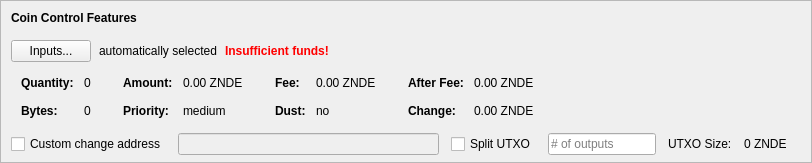
    <widget class="QFrame" name="frameCoinControl">
     <property name="sizePolicy">
      <sizepolicy hsizetype="Expanding" vsizetype="Expanding">
       <horstretch>0</horstretch>
       <verstretch>0</verstretch>
      </sizepolicy>
     </property>
     <property name="maximumSize">
      <size>
       <width>16777215</width>
       <height>16777215</height>
      </size>
     </property>
     <property name="frameShape">
      <enum>QFrame::StyledPanel</enum>
     </property>
     <property name="frameShadow">
      <enum>QFrame::Sunken</enum>
     </property>
     <layout class="QVBoxLayout" name="verticalLayoutCoinControl2">
      <property name="spacing">
       <number>0</number>
      </property>
      <property name="leftMargin">
       <number>0</number>
      </property>
      <property name="topMargin">
       <number>0</number>
      </property>
      <property name="rightMargin">
       <number>0</number>
      </property>
      <property name="bottomMargin">
       <number>6</number>
      </property>
      <item>
       <layout class="QVBoxLayout" name="verticalLayoutCoinControl" stretch="0,0,0,0,1">
        <property name="spacing">
         <number>0</number>
        </property>
        <property name="leftMargin">
         <number>10</number>
        </property>
        <property name="topMargin">
         <number>10</number>
        </property>
        <item>
         <layout class="QHBoxLayout" name="horizontalLayoutCoinControl1">
          <property name="bottomMargin">
           <number>15</number>
          </property>
          <item>
           <widget class="QLabel" name="labelCoinControlFeatures">
            <property name="sizePolicy">
             <sizepolicy hsizetype="Preferred" vsizetype="Maximum">
              <horstretch>0</horstretch>
              <verstretch>0</verstretch>
             </sizepolicy>
            </property>
            <property name="font">
             <font>
              <weight>75</weight>
              <bold>true</bold>
             </font>
            </property>
            <property name="styleSheet">
             <string notr="true">font-weight:bold;</string>
            </property>
            <property name="text">
             <string>Coin Control Features</string>
            </property>
           </widget>
          </item>
         </layout>
        </item>
        <item>
         <layout class="QHBoxLayout" name="horizontalLayoutCoinControl2" stretch="0,0,0,0">
          <property name="spacing">
           <number>8</number>
          </property>
          <property name="bottomMargin">
           <number>10</number>
          </property>
          <item>
           <widget class="QPushButton" name="pushButtonCoinControl">
            <property name="styleSheet">
             <string notr="true"/>
            </property>
            <property name="text">
             <string>Inputs...</string>
            </property>
            <property name="autoDefault">
             <bool>false</bool>
            </property>
           </widget>
          </item>
          <item>
           <widget class="QLabel" name="labelCoinControlAutomaticallySelected">
            <property name="text">
             <string>automatically selected</string>
            </property>
            <property name="margin">
             <number>5</number>
            </property>
           </widget>
          </item>
          <item>
           <widget class="QLabel" name="labelCoinControlInsuffFunds">
            <property name="font">
             <font>
              <weight>75</weight>
              <bold>true</bold>
             </font>
            </property>
            <property name="styleSheet">
             <string notr="true">color:red;font-weight:bold;</string>
            </property>
            <property name="text">
             <string>Insufficient funds!</string>
            </property>
            <property name="margin">
             <number>5</number>
            </property>
           </widget>
          </item>
          <item>
           <spacer name="horizontalSpacerCoinControl">
            <property name="orientation">
             <enum>Qt::Horizontal</enum>
            </property>
            <property name="sizeHint" stdset="0">
             <size>
              <width>40</width>
              <height>1</height>
             </size>
            </property>
           </spacer>
          </item>
         </layout>
        </item>
        <item>
         <widget class="QWidget" name="widgetCoinControl" native="true">
          <property name="sizePolicy">
           <sizepolicy hsizetype="Preferred" vsizetype="Preferred">
            <horstretch>0</horstretch>
            <verstretch>0</verstretch>
           </sizepolicy>
          </property>
          <property name="minimumSize">
           <size>
            <width>0</width>
            <height>0</height>
           </size>
          </property>
          <property name="styleSheet">
           <string notr="true"/>
          </property>
          <layout class="QHBoxLayout" name="horizontalLayoutCoinControl5">
           <property name="leftMargin">
            <number>0</number>
           </property>
           <property name="topMargin">
            <number>0</number>
           </property>
           <property name="rightMargin">
            <number>0</number>
           </property>
           <property name="bottomMargin">
            <number>0</number>
           </property>
           <item>
            <layout class="QHBoxLayout" name="horizontalLayoutCoinControl3" stretch="0,0,0,1">
             <property name="spacing">
              <number>20</number>
             </property>
             <property name="topMargin">
              <number>0</number>
             </property>
             <property name="bottomMargin">
              <number>10</number>
             </property>
             <item>
              <layout class="QFormLayout" name="formLayoutCoinControl1">
               <property name="horizontalSpacing">
                <number>10</number>
               </property>
               <property name="verticalSpacing">
                <number>14</number>
               </property>
               <property name="leftMargin">
                <number>10</number>
               </property>
               <property name="topMargin">
                <number>4</number>
               </property>
               <property name="rightMargin">
                <number>6</number>
               </property>
               <item row="0" column="0">
                <widget class="QLabel" name="labelCoinControlQuantityText">
                 <property name="font">
                  <font>
                   <weight>75</weight>
                   <bold>true</bold>
                  </font>
                 </property>
                 <property name="text">
                  <string>Quantity:</string>
                 </property>
                 <property name="margin">
                  <number>0</number>
                 </property>
                </widget>
               </item>
               <item row="0" column="1">
                <widget class="QLabel" name="labelCoinControlQuantity">
                 <property name="cursor">
                  <cursorShape>IBeamCursor</cursorShape>
                 </property>
                 <property name="contextMenuPolicy">
                  <enum>Qt::ActionsContextMenu</enum>
                 </property>
                 <property name="text">
                  <string notr="true">0</string>
                 </property>
                 <property name="margin">
                  <number>0</number>
                 </property>
                 <property name="textInteractionFlags">
                  <set>Qt::LinksAccessibleByMouse|Qt::TextSelectableByKeyboard|Qt::TextSelectableByMouse</set>
                 </property>
                </widget>
               </item>
               <item row="1" column="0">
                <widget class="QLabel" name="labelCoinControlBytesText">
                 <property name="font">
                  <font>
                   <weight>75</weight>
                   <bold>true</bold>
                  </font>
                 </property>
                 <property name="text">
                  <string>Bytes:</string>
                 </property>
                </widget>
               </item>
               <item row="1" column="1">
                <widget class="QLabel" name="labelCoinControlBytes">
                 <property name="cursor">
                  <cursorShape>IBeamCursor</cursorShape>
                 </property>
                 <property name="contextMenuPolicy">
                  <enum>Qt::ActionsContextMenu</enum>
                 </property>
                 <property name="text">
                  <string notr="true">0</string>
                 </property>
                 <property name="textInteractionFlags">
                  <set>Qt::LinksAccessibleByMouse|Qt::TextSelectableByKeyboard|Qt::TextSelectableByMouse</set>
                 </property>
                </widget>
               </item>
              </layout>
             </item>
             <item>
              <layout class="QFormLayout" name="formLayoutCoinControl2">
               <property name="horizontalSpacing">
                <number>10</number>
               </property>
               <property name="verticalSpacing">
                <number>14</number>
               </property>
               <property name="leftMargin">
                <number>6</number>
               </property>
               <property name="topMargin">
                <number>4</number>
               </property>
               <property name="rightMargin">
                <number>6</number>
               </property>
               <item row="0" column="0">
                <widget class="QLabel" name="labelCoinControlAmountText">
                 <property name="font">
                  <font>
                   <weight>75</weight>
                   <bold>true</bold>
                  </font>
                 </property>
                 <property name="text">
                  <string>Amount:</string>
                 </property>
                 <property name="margin">
                  <number>0</number>
                 </property>
                </widget>
               </item>
               <item row="0" column="1">
                <widget class="QLabel" name="labelCoinControlAmount">
                 <property name="cursor">
                  <cursorShape>IBeamCursor</cursorShape>
                 </property>
                 <property name="contextMenuPolicy">
                  <enum>Qt::ActionsContextMenu</enum>
                 </property>
                 <property name="text">
                  <string notr="true">0.00 ZNDE</string>
                 </property>
                 <property name="textInteractionFlags">
                  <set>Qt::LinksAccessibleByMouse|Qt::TextSelectableByKeyboard|Qt::TextSelectableByMouse</set>
                 </property>
                </widget>
               </item>
               <item row="1" column="0">
                <widget class="QLabel" name="labelCoinControlPriorityText">
                 <property name="font">
                  <font>
                   <weight>75</weight>
                   <bold>true</bold>
                  </font>
                 </property>
                 <property name="text">
                  <string>Priority:</string>
                 </property>
                </widget>
               </item>
               <item row="1" column="1">
                <widget class="QLabel" name="labelCoinControlPriority">
                 <property name="cursor">
                  <cursorShape>IBeamCursor</cursorShape>
                 </property>
                 <property name="contextMenuPolicy">
                  <enum>Qt::ActionsContextMenu</enum>
                 </property>
                 <property name="text">
                  <string>medium</string>
                 </property>
                 <property name="textInteractionFlags">
                  <set>Qt::LinksAccessibleByMouse|Qt::TextSelectableByKeyboard|Qt::TextSelectableByMouse</set>
                 </property>
                </widget>
               </item>
              </layout>
             </item>
             <item>
              <layout class="QFormLayout" name="formLayoutCoinControl3">
               <property name="horizontalSpacing">
                <number>10</number>
               </property>
               <property name="verticalSpacing">
                <number>14</number>
               </property>
               <property name="leftMargin">
                <number>6</number>
               </property>
               <property name="topMargin">
                <number>4</number>
               </property>
               <property name="rightMargin">
                <number>6</number>
               </property>
               <item row="0" column="0">
                <widget class="QLabel" name="labelCoinControlFeeText">
                 <property name="font">
                  <font>
                   <weight>75</weight>
                   <bold>true</bold>
                  </font>
                 </property>
                 <property name="text">
                  <string>Fee:</string>
                 </property>
                 <property name="margin">
                  <number>0</number>
                 </property>
                </widget>
               </item>
               <item row="0" column="1">
                <widget class="QLabel" name="labelCoinControlFee">
                 <property name="cursor">
                  <cursorShape>IBeamCursor</cursorShape>
                 </property>
                 <property name="contextMenuPolicy">
                  <enum>Qt::ActionsContextMenu</enum>
                 </property>
                 <property name="text">
                  <string notr="true">0.00 ZNDE</string>
                 </property>
                 <property name="textInteractionFlags">
                  <set>Qt::LinksAccessibleByMouse|Qt::TextSelectableByKeyboard|Qt::TextSelectableByMouse</set>
                 </property>
                </widget>
               </item>
               <item row="1" column="0">
                <widget class="QLabel" name="labelCoinControlLowOutputText">
                 <property name="font">
                  <font>
                   <weight>75</weight>
                   <bold>true</bold>
                  </font>
                 </property>
                 <property name="text">
                  <string>Dust:</string>
                 </property>
                </widget>
               </item>
               <item row="1" column="1">
                <widget class="QLabel" name="labelCoinControlLowOutput">
                 <property name="cursor">
                  <cursorShape>IBeamCursor</cursorShape>
                 </property>
                 <property name="contextMenuPolicy">
                  <enum>Qt::ActionsContextMenu</enum>
                 </property>
                 <property name="text">
                  <string>no</string>
                 </property>
                 <property name="textInteractionFlags">
                  <set>Qt::LinksAccessibleByMouse|Qt::TextSelectableByKeyboard|Qt::TextSelectableByMouse</set>
                 </property>
                </widget>
               </item>
              </layout>
             </item>
             <item>
              <layout class="QFormLayout" name="formLayoutCoinControl4">
               <property name="horizontalSpacing">
                <number>10</number>
               </property>
               <property name="verticalSpacing">
                <number>14</number>
               </property>
               <property name="leftMargin">
                <number>6</number>
               </property>
               <property name="topMargin">
                <number>4</number>
               </property>
               <property name="rightMargin">
                <number>6</number>
               </property>
               <item row="0" column="0">
                <widget class="QLabel" name="labelCoinControlAfterFeeText">
                 <property name="font">
                  <font>
                   <weight>75</weight>
                   <bold>true</bold>
                  </font>
                 </property>
                 <property name="text">
                  <string>After Fee:</string>
                 </property>
                 <property name="margin">
                  <number>0</number>
                 </property>
                </widget>
               </item>
               <item row="0" column="1">
                <widget class="QLabel" name="labelCoinControlAfterFee">
                 <property name="cursor">
                  <cursorShape>IBeamCursor</cursorShape>
                 </property>
                 <property name="contextMenuPolicy">
                  <enum>Qt::ActionsContextMenu</enum>
                 </property>
                 <property name="text">
                  <string notr="true">0.00 ZNDE</string>
                 </property>
                 <property name="textInteractionFlags">
                  <set>Qt::LinksAccessibleByMouse|Qt::TextSelectableByKeyboard|Qt::TextSelectableByMouse</set>
                 </property>
                </widget>
               </item>
               <item row="1" column="0">
                <widget class="QLabel" name="labelCoinControlChangeText">
                 <property name="font">
                  <font>
                   <weight>75</weight>
                   <bold>true</bold>
                  </font>
                 </property>
                 <property name="text">
                  <string>Change:</string>
                 </property>
                </widget>
               </item>
               <item row="1" column="1">
                <widget class="QLabel" name="labelCoinControlChange">
                 <property name="cursor">
                  <cursorShape>IBeamCursor</cursorShape>
                 </property>
                 <property name="contextMenuPolicy">
                  <enum>Qt::ActionsContextMenu</enum>
                 </property>
                 <property name="text">
                  <string notr="true">0.00 ZNDE</string>
                 </property>
                 <property name="textInteractionFlags">
                  <set>Qt::LinksAccessibleByMouse|Qt::TextSelectableByKeyboard|Qt::TextSelectableByMouse</set>
                 </property>
                </widget>
               </item>
              </layout>
             </item>
            </layout>
           </item>
          </layout>
         </widget>
        </item>
        <item>
         <layout class="QHBoxLayout" name="horizontalLayoutCoinControl4" stretch="0,0,0,0,0,0,0">
          <property name="spacing">
           <number>12</number>
          </property>
          <property name="sizeConstraint">
           <enum>QLayout::SetDefaultConstraint</enum>
          </property>
          <property name="topMargin">
           <number>5</number>
          </property>
          <property name="rightMargin">
           <number>5</number>
          </property>
          <item>
           <widget class="QCheckBox" name="checkBoxCoinControlChange">
            <property name="toolTip">
             <string>If this is activated, but the change address is empty or invalid, change will be sent to a newly generated address.</string>
            </property>
            <property name="text">
             <string>Custom change address</string>
            </property>
           </widget>
          </item>
          <item>
           <widget class="QValidatedLineEdit" name="lineEditCoinControlChange">
            <property name="enabled">
             <bool>false</bool>
            </property>
            <property name="sizePolicy">
             <sizepolicy hsizetype="Expanding" vsizetype="Fixed">
              <horstretch>0</horstretch>
              <verstretch>0</verstretch>
             </sizepolicy>
            </property>
           </widget>
          </item>
          <item>
           <widget class="QCheckBox" name="splitBlockCheckBox">
            <property name="text">
             <string>Split UTXO</string>
            </property>
           </widget>
          </item>
          <item>
           <widget class="QLineEdit" name="splitBlockLineEdit">
            <property name="sizePolicy">
             <sizepolicy hsizetype="Fixed" vsizetype="Fixed">
              <horstretch>50</horstretch>
              <verstretch>0</verstretch>
             </sizepolicy>
            </property>
            <property name="placeholderText">
             <string># of outputs</string>
            </property>
           </widget>
          </item>
          <item>
           <widget class="QLabel" name="labelBlockSizeText">
            <property name="text">
             <string>UTXO Size:</string>
            </property>
           </widget>
          </item>
          <item>
           <widget class="QLabel" name="labelBlockSize">
            <property name="text">
             <string>0 ZNDE</string>
            </property>
           </widget>
          </item>
          <item>
           <widget class="QLabel" name="labelCoinControlChangeLabel">
            <property name="sizePolicy">
             <sizepolicy hsizetype="Preferred" vsizetype="Expanding">
              <horstretch>0</horstretch>
              <verstretch>0</verstretch>
             </sizepolicy>
            </property>
            <property name="minimumSize">
             <size>
              <width>0</width>
              <height>0</height>
             </size>
            </property>
            <property name="text">
             <string/>
            </property>
            <property name="margin">
             <number>3</number>
            </property>
           </widget>
          </item>
         </layout>
        </item>
        <item>
         <spacer name="verticalSpacerCoinControl">
          <property name="orientation">
           <enum>Qt::Vertical</enum>
          </property>
          <property name="sizeHint" stdset="0">
           <size>
            <width>800</width>
            <height>1</height>
           </size>
          </property>
         </spacer>
        </item>
       </layout>
      </item>
     </layout>
    </widget>
